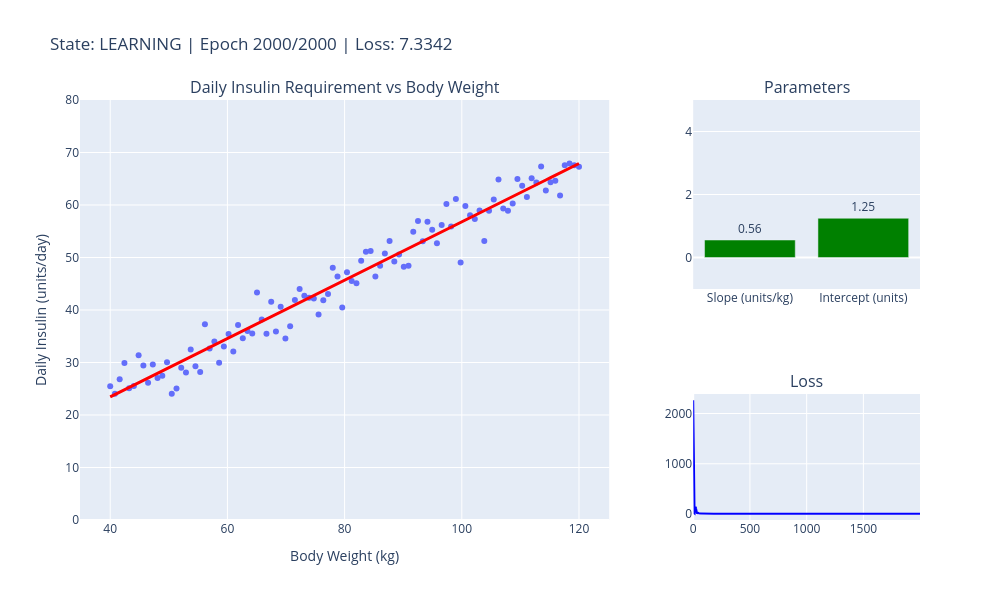

Notebook cell for this chart:
### Code cell
import torch
import torch.nn as nn
import torch.optim as optim
import numpy as np
import plotly.graph_objects as go
from plotly.subplots import make_subplots
from IPython.display import clear_output
import time

# --- TOGGLE LOGIC ---
# Run this cell multiple times to toggle between states
# First run: shows all parameters as 0
# Second run: performs gradient descent
try:
    run_linear_regression
except NameError:
    run_linear_regression = False

# Flip the switch
run_linear_regression = not run_linear_regression

# 1. Generate Synthetic Data - Clinical Example: Body Weight vs Daily Insulin Requirement
# Total daily insulin dose in type 1 diabetes is dosed per kilogram:
# roughly 0.5-0.6 units/kg/day, which makes it a genuinely near-linear
# clinical relationship. All values below are SIMULATED - no real patient data.
np.random.seed(42)
# Body weight in kilograms (range: 40 to 120 kg)
weight_numpy = np.linspace(40, 120, 100)
# True function: insulin = 0.55 * weight + 2
# A 60 kg adult needs ~35 units/day, a 100 kg adult ~57 units/day
insulin_numpy = 0.55 * weight_numpy + 2 + np.random.normal(0, 3, size=weight_numpy.shape)

weight_tensor = torch.from_numpy(weight_numpy.astype(np.float32)).view(-1, 1)
insulin_tensor = torch.from_numpy(insulin_numpy.astype(np.float32)).view(-1, 1)

# 2. Define Model
class LinearRegressionModel(nn.Module):
    def __init__(self):
        super(LinearRegressionModel, self).__init__()
        self.linear = nn.Linear(1, 1)

    def forward(self, x):
        return self.linear(x)

# Helper for visualization
def flatten_parameters(model):
    params = []
    for param in model.parameters():
        params.extend(param.view(-1).tolist())
    return params

# Helper to create the figure (reused in both modes)
def create_figure(weight, insulin, predicted, current_params, losses, title, fit_color='red'):
    # Params are [slope (units per kg), intercept (units/day)]
    slope_display = current_params[0]      # insulin units per kg of body weight
    intercept_display = current_params[1]  # units/day at zero weight

    trace_data = go.Scatter(x=weight, y=insulin, mode='markers', name='Data')
    trace_fit = go.Scatter(
        x=weight, y=predicted, mode='lines', name='Fit',
        line=dict(color=fit_color, width=3)
    )

    display_params = [slope_display, intercept_display]
    colors = ['green' if val >= 0 else 'red' for val in display_params] if fit_color != 'gray' else ['gray', 'gray']
    trace_parameters = go.Bar(
        x=['Slope (units/kg)', 'Intercept (units)'],
        y=display_params,
        name='Parameters',
        marker_color=colors,
        text=[f'{val:.2f}' for val in display_params],
        textposition='outside',
        textfont=dict(size=12)
    )

    trace_loss = go.Scatter(
        x=list(range(len(losses))) if losses else [0],
        y=losses if losses else [0],
        mode='lines', name='Loss',
        line=dict(color='blue')
    )

    fig = make_subplots(
        rows=2, cols=2,
        column_widths=[0.7, 0.3],
        row_heights=[0.6, 0.4],
        subplot_titles=('Daily Insulin Requirement vs Body Weight', 'Parameters', 'Loss'),
        specs=[[{"rowspan": 2}, {}], [None, {}]]
    )

    fig.add_trace(trace_data, row=1, col=1)
    fig.add_trace(trace_fit, row=1, col=1)
    fig.add_trace(trace_parameters, row=1, col=2)
    fig.add_trace(trace_loss, row=2, col=2)

    fig.update_xaxes(title_text="Body Weight (kg)", row=1, col=1)
    fig.update_yaxes(title_text="Daily Insulin (units/day)", row=1, col=1)

    fig.update_yaxes(range=[0, 80], row=1, col=1)
    fig.update_yaxes(range=[-1, 5], row=1, col=2)
    if not losses:
        fig.update_yaxes(range=[0, 2500], row=2, col=2)
    fig.update_layout(title=title, width=1000, height=600, showlegend=False)

    return fig

# Create model and initialize to zero
model = LinearRegressionModel()
with torch.no_grad():
    model.linear.weight.fill_(0.0)
    model.linear.bias.fill_(0.0)

# --- EXECUTION MODES ---

if not run_linear_regression:
    # === MODE A: RESET TO ZERO (STATIC) ===

    with torch.no_grad():
        predicted = model(weight_tensor).numpy().flatten()
    current_params = flatten_parameters(model)

    fig = create_figure(
        weight_numpy, insulin_numpy, predicted, current_params, [],
        'State: RESET (Initialized to 0) - Run again to train',
        fit_color='red'
    )
    fig.show()

else:
    # === MODE B: START REGRESSION (ANIMATION) ===

    criterion = nn.MSELoss()
    optimizer = optim.Adam(model.parameters(), lr=0.05)

    num_epochs = 2000
    losses = []

    # Show initial state BEFORE any training (epoch 0)
    with torch.no_grad():
        predicted = model(weight_tensor).numpy().flatten()
    current_params = flatten_parameters(model)

    fig = create_figure(
        weight_numpy, insulin_numpy, predicted, current_params, [],
        'State: LEARNING | Epoch 0 | Starting...',
        fit_color='red'
    )
    fig.show()
    time.sleep(0.5)

    # 3. Training Loop
    for epoch in range(num_epochs):
        optimizer.zero_grad()
        outputs = model(weight_tensor)
        loss = criterion(outputs, insulin_tensor)
        loss.backward()
        optimizer.step()

        losses.append(loss.item())

        update_freq = 1 if epoch < 20 else 20
        if (epoch + 1) % update_freq == 0:
            clear_output(wait=True)

            with torch.no_grad():
                predicted = model(weight_tensor).numpy().flatten()
            current_params = flatten_parameters(model)

            fig = create_figure(
                weight_numpy, insulin_numpy, predicted, current_params, losses,
                f'State: LEARNING | Epoch {epoch+1}/{num_epochs} | Loss: {loss.item():.4f}',
                fit_color='red'
            )
            fig.show()
            time.sleep(0.075)

### Figure 1 — Plotly figure (JSON) as saved in the notebook; plotly's stock layout.template omitted (floating-point values rounded to 4 significant figures; data arrays with more than 128 entries replaced by an {"elided": "..."} marker saying what was removed)
{"data": [{"mode": "markers", "name": "Data", "type": "scatter", "x": [40.0, 40.81, 41.62, 42.42, 43.23, 44.04, 44.85, 45.66, 46.46, 47.27, 48.08, 48.89, 49.7, 50.51, 51.31, 52.12, 52.93, 53.74, 54.55, 55.35, 56.16, 56.97, 57.78, 58.59, 59.39, 60.2, 61.01, 61.82, 62.63, 63.43, 64.24, 65.05, 65.86, 66.67, 67.47, 68.28, 69.09, 69.9, 70.71, 71.52, 72.32, 73.13, 73.94, 74.75, 75.56, 76.36, 77.17, 77.98, 78.79, 79.6, 80.4, 81.21, 82.02, 82.83, 83.64, 84.44, 85.25, 86.06, 86.87, 87.68, 88.48, 89.29, 90.1, 90.91, 91.72, 92.53, 93.33, 94.14, 94.95, 95.76, 96.57, 97.37, 98.18, 98.99, 99.8, 100.6, 101.4, 102.2, 103.0, 103.8, 104.6, 105.5, 106.3, 107.1, 107.9, 108.7, 109.5, 110.3, 111.1, 111.9, 112.7, 113.5, 114.3, 115.2, 116.0, 116.8, 117.6, 118.4, 119.2, 120.0], "xaxis": "x", "y": [25.49, 24.03, 26.83, 29.9, 25.08, 25.52, 31.4, 29.41, 26.15, 29.63, 27.05, 27.49, 30.06, 24.04, 25.05, 28.98, 28.07, 32.5, 29.28, 28.21, 37.29, 32.66, 33.98, 29.95, 33.03, 35.44, 32.1, 37.13, 34.64, 36.01, 35.53, 43.33, 38.18, 35.49, 41.58, 35.89, 40.63, 34.57, 36.9, 41.92, 43.99, 42.74, 42.32, 42.21, 39.12, 41.84, 43.06, 48.06, 46.36, 40.49, 47.19, 45.51, 45.08, 49.39, 51.09, 51.24, 46.37, 48.41, 50.77, 53.15, 49.23, 50.55, 48.24, 48.41, 54.88, 56.96, 53.12, 56.79, 55.31, 52.73, 56.2, 60.17, 55.89, 61.14, 49.03, 59.8, 58.04, 57.33, 58.94, 53.15, 58.9, 61.07, 64.88, 59.33, 58.91, 60.27, 64.97, 63.65, 61.52, 65.1, 64.29, 67.35, 62.78, 64.35, 64.6, 61.83, 67.56, 67.89, 67.57, 67.3], "yaxis": "y"}, {"line": {"color": "red", "width": 3}, "mode": "lines", "name": "Fit", "type": "scatter", "x": [40.0, 40.81, 41.62, 42.42, 43.23, 44.04, 44.85, 45.66, 46.46, 47.27, 48.08, 48.89, 49.7, 50.51, 51.31, 52.12, 52.93, 53.74, 54.55, 55.35, 56.16, 56.97, 57.78, 58.59, 59.39, 60.2, 61.01, 61.82, 62.63, 63.43, 64.24, 65.05, 65.86, 66.67, 67.47, 68.28, 69.09, 69.9, 70.71, 71.52, 72.32, 73.13, 73.94, 74.75, 75.56, 76.36, 77.17, 77.98, 78.79, 79.6, 80.4, 81.21, 82.02, 82.83, 83.64, 84.44, 85.25, 86.06, 86.87, 87.68, 88.48, 89.29, 90.1, 90.91, 91.72, 92.53, 93.33, 94.14, 94.95, 95.76, 96.57, 97.37, 98.18, 98.99, 99.8, 100.6, 101.4, 102.2, 103.0, 103.8, 104.6, 105.5, 106.3, 107.1, 107.9, 108.7, 109.5, 110.3, 111.1, 111.9, 112.7, 113.5, 114.3, 115.2, 116.0, 116.8, 117.6, 118.4, 119.2, 120.0], "xaxis": "x", "y": [23.47, 23.92, 24.36, 24.81, 25.26, 25.71, 26.16, 26.61, 27.06, 27.51, 27.96, 28.4, 28.85, 29.3, 29.75, 30.2, 30.65, 31.1, 31.55, 32.0, 32.44, 32.89, 33.34, 33.79, 34.24, 34.69, 35.14, 35.59, 36.04, 36.48, 36.93, 37.38, 37.83, 38.28, 38.73, 39.18, 39.63, 40.08, 40.52, 40.97, 41.42, 41.87, 42.32, 42.77, 43.22, 43.67, 44.12, 44.56, 45.01, 45.46, 45.91, 46.36, 46.81, 47.26, 47.71, 48.16, 48.6, 49.05, 49.5, 49.95, 50.4, 50.85, 51.3, 51.75, 52.2, 52.64, 53.09, 53.54, 53.99, 54.44, 54.89, 55.34, 55.79, 56.24, 56.68, 57.13, 57.58, 58.03, 58.48, 58.93, 59.38, 59.83, 60.28, 60.72, 61.17, 61.62, 62.07, 62.52, 62.97, 63.42, 63.87, 64.32, 64.76, 65.21, 65.66, 66.11, 66.56, 67.01, 67.46, 67.91], "yaxis": "y"}, {"marker": {"color": ["green", "green"]}, "name": "Parameters", "text": ["0.56", "1.25"], "textfont": {"size": 12}, "textposition": "outside", "type": "bar", "x": ["Slope (units/kg)", "Intercept (units)"], "xaxis": "x2", "y": [0.5555, 1.246], "yaxis": "y2"}, {"line": {"color": "blue"}, "mode": "lines", "name": "Loss", "type": "scatter", "x": {"elided": "2000 int values"}, "xaxis": "x3", "y": {"elided": "2000 float values"}, "yaxis": "y3"}], "layout": {"annotations": [{"font": {"size": 16}, "showarrow": false, "text": "Daily Insulin Requirement vs Body Weight", "x": 0.315, "xanchor": "center", "xref": "paper", "y": 1.0, "yanchor": "bottom", "yref": "paper"}, {"font": {"size": 16}, "showarrow": false, "text": "Parameters", "x": 0.865, "xanchor": "center", "xref": "paper", "y": 1.0, "yanchor": "bottom", "yref": "paper"}, {"font": {"size": 16}, "showarrow": false, "text": "Loss", "x": 0.865, "xanchor": "center", "xref": "paper", "y": 0.3, "yanchor": "bottom", "yref": "paper"}], "height": 600, "showlegend": false, "title": {"text": "State: LEARNING | Epoch 2000/2000 | Loss: 7.3342"}, "width": 1000, "xaxis": {"anchor": "y", "domain": [0.0, 0.63], "title": {"text": "Body Weight (kg)"}}, "xaxis2": {"anchor": "y2", "domain": [0.73, 1.0]}, "xaxis3": {"anchor": "y3", "domain": [0.73, 1.0]}, "yaxis": {"anchor": "x", "domain": [0.0, 1.0], "range": [0, 80], "title": {"text": "Daily Insulin (units/day)"}}, "yaxis2": {"anchor": "x2", "domain": [0.55, 1.0], "range": [-1, 5]}, "yaxis3": {"anchor": "x3", "domain": [0.0, 0.3]}}}
